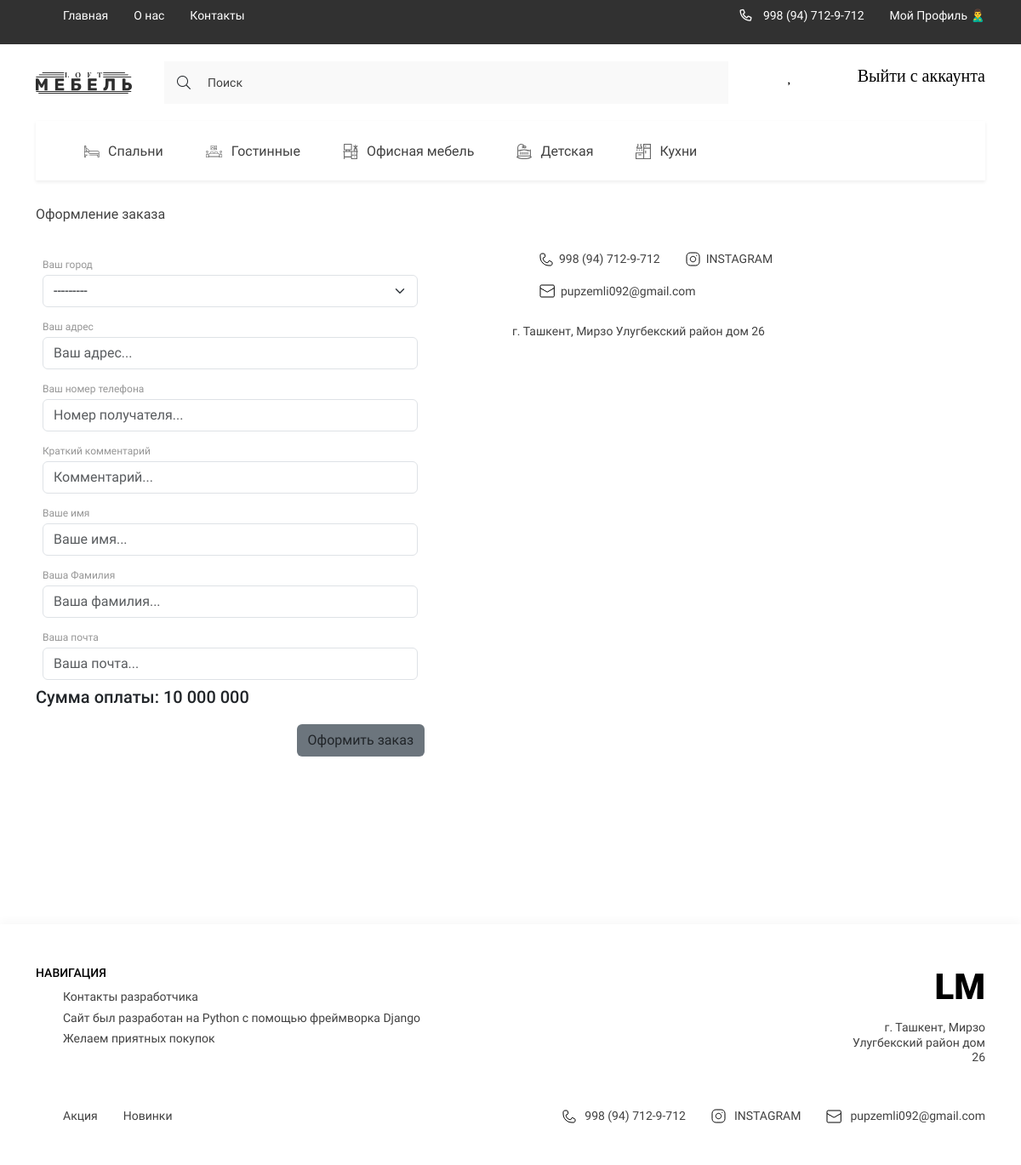
/checkout/ (signed in), run on an earlier commit of the app's database.
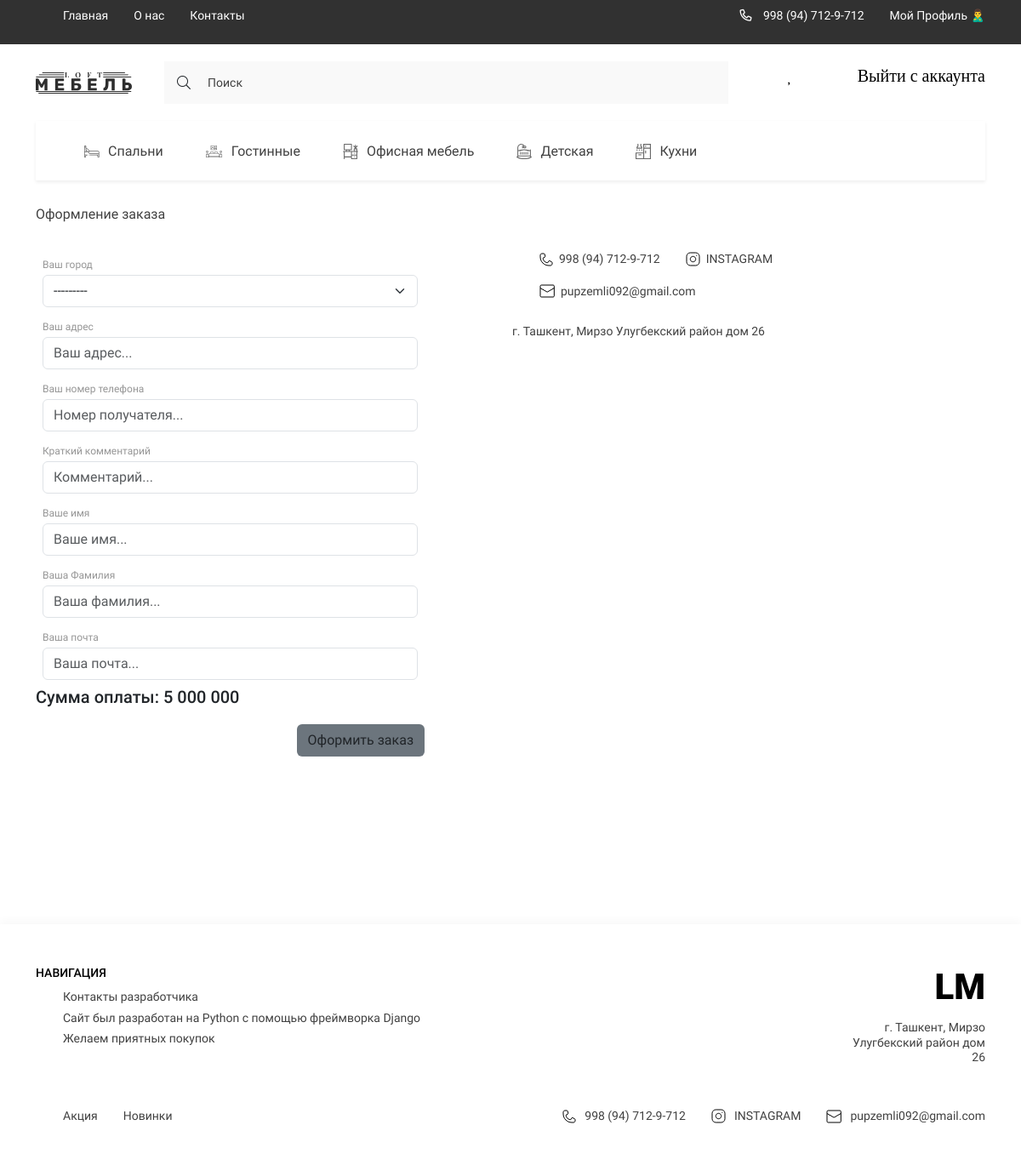
And on a later commit of the database.
### digital/models.py (models this page shows, shortened)
class Order(models.Model):
    customer = models.ForeignKey(Customer, on_delete=models.SET_NULL, verbose_name='Покупатель', blank=True, null=True)
    created_at = models.DateTimeField(auto_now_add=True, verbose_name='Дата заказа')
    is_completed = models.BooleanField(default=False)
    shipping = models.BooleanField(default=True, verbose_name='Строка')
    class Meta:
        verbose_name = 'Заказ'
        verbose_name_plural = 'Заказы'
    @property
    def get_cart_total_price(self):
        order_products = self.orderproduct_set.all()
        total_price = sum([product.get_total_price for product in order_products])
        return total_price
    @property
    def get_cart_total_quantity(self):
        order_products = self.orderproduct_set.all()
        total_price = sum([product.quantity for product in order_products])
        return total_price

class OrderProduct(models.Model):
    product = models.ForeignKey(Product, on_delete=models.SET_NULL, null=True)
    order = models.ForeignKey(Order, on_delete=models.SET_NULL, null=True)
    quantity = models.IntegerField(default=0, null=True, blank=True, verbose_name='Кол-во')
    added_at = models.DateTimeField(auto_now_add=True, verbose_name='Дата добавления')
    class Meta:
        verbose_name = 'Заказанный товар'
        verbose_name_plural = 'Заказанный товары'
    @property
    def get_total_price(self):
        total_price = self.product.price * self.quantity
        return total_price

class Product(models.Model):
    title = models.CharField(max_length=250, verbose_name='Название Товара')
    price = models.FloatField(verbose_name='Цена')
    quantity = models.IntegerField(verbose_name='Количество')
    slug = models.SlugField(unique=True, null=True)
    created_at = models.DateTimeField(auto_now_add=True, verbose_name='Дата добавления')
    category = models.ForeignKey(Category, on_delete=models.CASCADE, related_name='products', verbose_name='Категория')
    edited_at = models.DateTimeField(auto_now=True, verbose_name='Дата изменения')
    brand = models.ForeignKey('Brand', on_delete=models.CASCADE, null=True, blank=True)
    color_code = models.TextField(default='#000000', verbose_name='Код цвета', null=True, blank=True)
    color_name = models.TextField(default='Желтый', verbose_name='Цвет', null=True, blank=True)
    description_all = models.TextField(verbose_name='Описание для страницы о товаре', blank=True, null=True)
    class Meta:
        verbose_name = 'Товар'
        verbose_name_plural = 'Товары'

### digital/views.py (the view)
# urls.py: path('checkout/', checkout, name='checkout'),
def checkout(request):
    if request.user.is_authenticated:
        cart_info = get_cart_data(request)
        context = {
            'title': 'Оформить заказ',
            'order': cart_info['order'],
            'items': cart_info['products'],
            'customer_form': CustomerForm(),
            'shipping_form': ShippingForm()
        }
        return render(request, 'digital/checkout.html', context)
    else:
        return redirect('login')

### digital/forms.py
class CustomerForm(forms.ModelForm):
    class Meta:
        model = Customer
        fields = ['first_name', 'last_name', 'email']
        widgets = {
            'first_name': forms.TextInput(attrs={
                'class': 'form-control',
                'placeholder': 'Ваше имя...'
            }),
            'last_name': forms.TextInput(attrs={
                'class': 'form-control',
                'placeholder': 'Ваша фамилия...'
            }),
            'email': forms.EmailInput(attrs={
                'class': 'form-control',
                'placeholder': 'Ваша почта...'
            })
        }

### digital/models.py (called while the page is built)
    def get_absolute_url(self):
        return reverse('category_page', kwargs={'slug': self.slug})

    def get_image_category(self):
        if self.image:
            return self.image.url
        else:
            return '-'

    def __str__(self):
        return self.city_name

### digital/templatetags/digital_tags.py (called while the page is built)
@register.simple_tag()
def get_categories():
    categories = Category.objects.filter(parent=None)
    return categories

@register.simple_tag()
def get_normal_price(price):
    return f'{int(price):_}'.replace('_', ' ')

### digital/templates/digital/checkout.html (shortened to what this page needs)
{% extends 'base.html' %}
{% load static %}
{% load digital_tags %}
{% block main %}
<main class="main">
    <div class="container">
        <section class="contact__section">
            <h1 class="contact__section-title">Оформление заказа</h1>
            <div class="contact__section-content">
                <form action="{% url 'payment' %}" class="contact__section-form" method="post" enctype="multipart/form-data">
                        <div class="input__title p-2">
                            <h2>Ваш город</h2>
                            {{ shipping_form.city }}
                        </div>
                        <div class="input__title p-2">
                            <h2>Ваш адрес</h2>
                            {{ shipping_form.address }}
                        </div>
                        <div class="input__title p-2">
                            <h2>Ваш номер телефона</h2>
                            {{ shipping_form.phone }}
                        </div>
                        <div class="input__title p-2">
                        <h2>Краткий комментарий</h2>
                        {{ shipping_form.comment }}
                        </div>
                        <div class="input__title p-2">
                            <h2>Ваше имя</h2>
                            {{ customer_form.first_name }}
                        </div>
                        <div class="input__title p-2">
                            <h2>Ваша Фамилия</h2>
                            {{ customer_form.last_name }}
                        </div>
                        <div class="input__title p-2">
                            <h2>Ваша почта</h2>
                            {{ customer_form.email }}
                        </div>
                        <div>
                            <h5>Сумма оплаты: {% get_normal_price order.get_cart_total_price %}</h5>
                        </div>
                    <div class="contact__section-btns">
                        <button class="btn btns__send bg-secondary" type="submit">Оформить заказ</button>
                    </div>
                </form>
                <div class="contact__section-list">
                    <ul class="contact__social-list">
                        <li>
                            <a href="tel:998938884468" class="contact__social-links">
                                <img src="{% static 'digital/assets/icons/phone.svg' %}" alt="phone">
                                998 (94) 712-9-712
                            </a>
                        </li>
                        <li>
                            <a href="https://www.instagram.com/saidamir_ikramov24/" target="_blank"
                               class="contact__social-links">
                                <img src="{% static 'digital/assets/icons/inst.svg' %}" alt="insta">
                                INSTAGRAM
                            </a>
                        </li>
                        <li>
                            <a href="mailto:pupzemli092@gmail.com" target="_blank"
                               class="contact__social-links">
                                <img src="{% static 'digital/assets/icons/mail.svg' %}" alt="mail">
                                pupzemli092@gmail.com
                            </a>
                        </li>
                    </ul>
                    <p class="contact__adress">г. Ташкент, Мирзо Улугбекский район дом 26</p>
                </div>
            </div>
        </section>
    </div>
</main>
{% endblock main %}

What changed in the data, as far as the page shows it:
changed through a linked row, Order: id.quantity "10 000 000" → "5 000 000"
